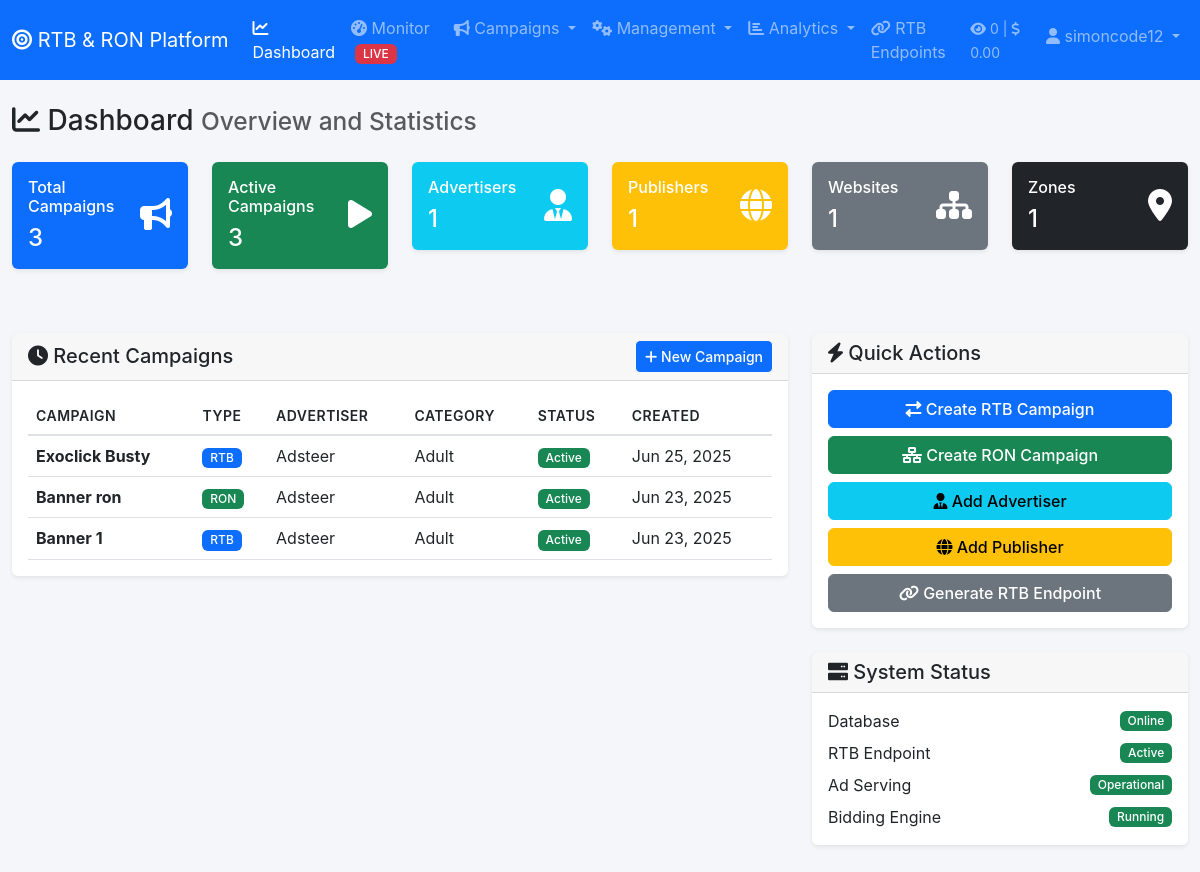
Page /admin/dashboard.php (signed in) on the earlier database version.
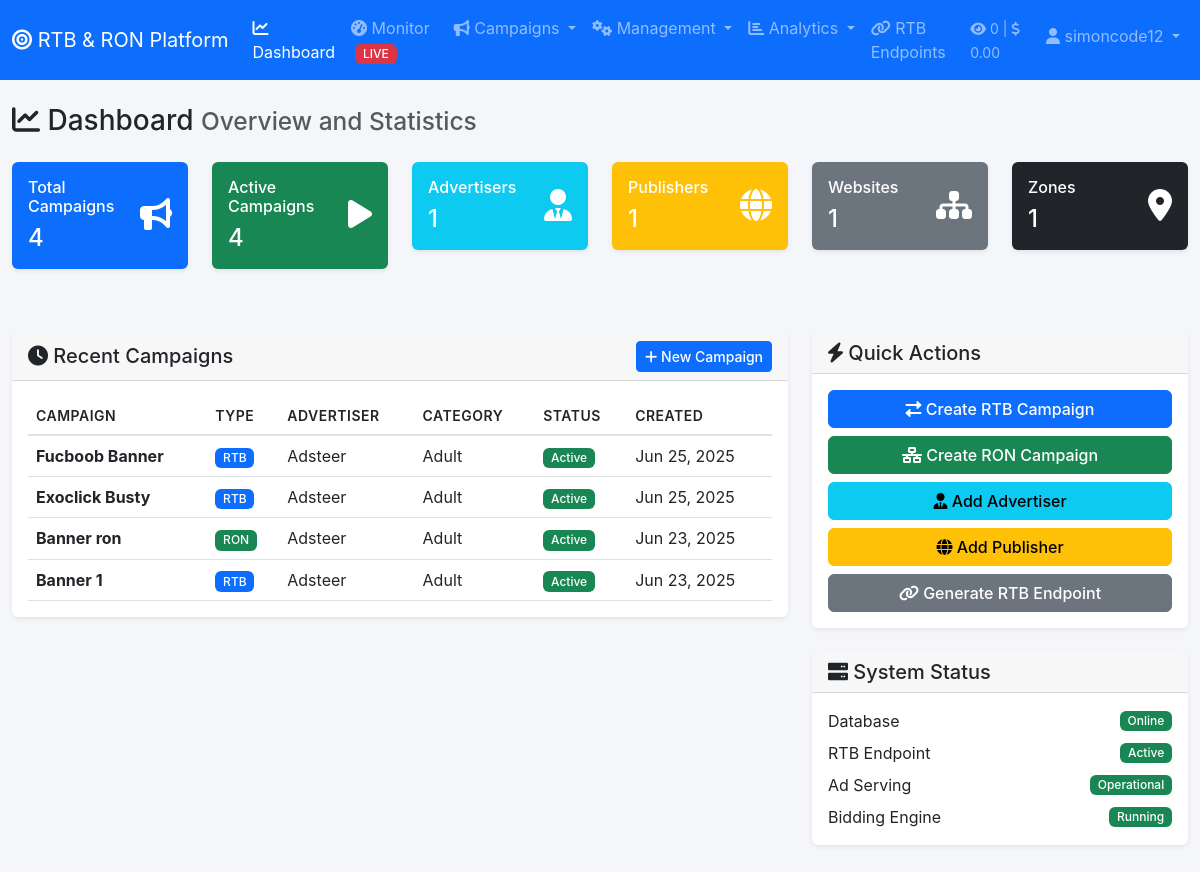
Same page on the later database version.
### tables this page shows
CREATE TABLE `campaigns` (
  `id` int(11) NOT NULL,
  `advertiser_id` int(11) DEFAULT NULL,
  `name` varchar(255) NOT NULL,
  `type` enum('rtb','ron') NOT NULL,
  `category_id` int(11) DEFAULT NULL,
  `bid_type` enum('cpm','cpc','cpv') DEFAULT 'cpm',
  `daily_budget` decimal(10,2) DEFAULT NULL,
  `total_budget` decimal(10,2) DEFAULT NULL,
  `daily_spent` decimal(10,2) DEFAULT 0.00,
  `total_spent` decimal(10,2) DEFAULT 0.00,
  `start_date` date DEFAULT NULL,
  `end_date` date DEFAULT NULL,
  `status` enum('active','paused','completed','pending') DEFAULT 'active',
  `endpoint_url` varchar(500) DEFAULT NULL,
  `target_countries` longtext DEFAULT NULL CHECK (json_valid(`target_countries`)),
  `target_browsers` longtext DEFAULT NULL CHECK (json_valid(`target_browsers`)),
  `target_devices` longtext DEFAULT NULL CHECK (json_valid(`target_devices`)),
  `target_os` longtext DEFAULT NULL CHECK (json_valid(`target_os`)),
  `ad_formats` longtext DEFAULT NULL CHECK (json_valid(`ad_formats`)),
  `banner_sizes` longtext DEFAULT NULL CHECK (json_valid(`banner_sizes`)),
  `created_at` timestamp NULL DEFAULT current_timestamp(),
  `updated_at` timestamp NULL DEFAULT current_timestamp() ON UPDATE current_timestamp()
);

CREATE TABLE `advertisers` (
  `id` int(11) NOT NULL,
  `name` varchar(255) NOT NULL,
  `email` varchar(100) DEFAULT NULL,
  `website` varchar(255) DEFAULT NULL,
  `contact_person` varchar(100) DEFAULT NULL,
  `phone` varchar(20) DEFAULT NULL,
  `balance` decimal(10,2) DEFAULT 0.00,
  `status` enum('active','inactive','pending') DEFAULT 'active',
  `created_at` timestamp NULL DEFAULT current_timestamp(),
  `updated_at` timestamp NULL DEFAULT current_timestamp() ON UPDATE current_timestamp(),
  `notes` text DEFAULT NULL
);

CREATE TABLE `categories` (
  `id` int(11) NOT NULL,
  `name` varchar(100) NOT NULL,
  `description` text DEFAULT NULL,
  `type` enum('adult','mainstream') DEFAULT 'mainstream',
  `status` enum('active','inactive') DEFAULT 'active',
  `created_at` timestamp NULL DEFAULT current_timestamp(),
  `updated_at` timestamp NULL DEFAULT current_timestamp() ON UPDATE current_timestamp()
);

### config/database.php (called while the page is built, shortened)
<?php
function formatNumber($number) {
    return number_format($number);
}
?>

### admin/dashboard.php (the view, shortened to what the changed rows need)
<?php
include 'includes/header.php';
$stats = [
    'total_campaigns' => $pdo->query("SELECT COUNT(*) FROM campaigns")->fetchColumn(),
    'active_campaigns' => $pdo->query("SELECT COUNT(*) FROM campaigns WHERE status = 'active'")->fetchColumn(),
    'total_advertisers' => $pdo->query("SELECT COUNT(*) FROM advertisers WHERE status = 'active'")->fetchColumn(),
    'total_publishers' => $pdo->query("SELECT COUNT(*) FROM publishers WHERE status = 'active'")->fetchColumn(),
    'total_websites' => $pdo->query("SELECT COUNT(*) FROM websites WHERE status = 'active'")->fetchColumn(),
    'total_zones' => $pdo->query("SELECT COUNT(*) FROM zones WHERE status = 'active'")->fetchColumn()
];
$recent_campaigns = $pdo->query("
    SELECT c.*, a.name as advertiser_name, cat.name as category_name
    FROM campaigns c
    LEFT JOIN advertisers a ON c.advertiser_id = a.id
    LEFT JOIN categories cat ON c.category_id = cat.id
    ORDER BY c.created_at DESC
    LIMIT 5
")->fetchAll();
?>
<div class="row">
    <div class="col-12">
        <h1 class="h3 mb-4">
            <i class="fas fa-chart-line"></i> Dashboard
            <small class="text-muted">Overview and Statistics</small>
        </h1>
    </div>
</div>
<div class="row mb-4">
    <div class="col-lg-2 col-md-4 col-sm-6 mb-3">
        <div class="card bg-primary text-white">
            <div class="card-body">
                <div class="d-flex justify-content-between">
                    <div>
                        <h6 class="card-title">Total Campaigns</h6>
                        <h4 class="mb-0"><?php echo formatNumber($stats['total_campaigns']); ?></h4>
                    </div>
                </div>
            </div>
        </div>
    </div>
    <div class="col-lg-2 col-md-4 col-sm-6 mb-3">
        <div class="card bg-success text-white">
            <div class="card-body">
                <div class="d-flex justify-content-between">
                    <div>
                        <h6 class="card-title">Active Campaigns</h6>
                        <h4 class="mb-0"><?php echo formatNumber($stats['active_campaigns']); ?></h4>
                    </div>
                </div>
            </div>
        </div>
    </div>
</div>
<div class="row">
    <div class="col-lg-8 mb-4">
        <div class="card">
            <div class="card-body">
                <?php if (empty($recent_campaigns)): ?>
                    <div class="text-center py-4">
                        <i class="fas fa-bullhorn fa-3x text-muted mb-3"></i>
                        <p class="text-muted">No campaigns created yet.</p>
                        <a href="rtb-sell.php" class="btn btn-primary">Create Your First Campaign</a>
                    </div>
                <?php else: ?>
                    <div class="table-responsive">
                        <table class="table table-hover">
                            <thead>
                                <tr>
                                    <th>Campaign</th>
                                    <th>Type</th>
                                    <th>Advertiser</th>
                                    <th>Category</th>
                                    <th>Status</th>
                                    <th>Created</th>
                                </tr>
                            </thead>
                            <tbody>
                                <?php foreach ($recent_campaigns as $campaign): ?>
                                <tr>
                                    <td>
                                        <strong><?php echo htmlspecialchars($campaign['name']); ?></strong>
                                    </td>
                                    <td>
                                        <span class="badge bg-<?php echo $campaign['type'] == 'rtb' ? 'primary' : 'success'; ?>">
                                            <?php echo strtoupper($campaign['type']); ?>
                                        </span>
                                    </td>
                                    <td><?php echo htmlspecialchars($campaign['advertiser_name'] ?? 'N/A'); ?></td>
                                    <td><?php echo htmlspecialchars($campaign['category_name'] ?? 'N/A'); ?></td>
                                    <td>
                                        <span class="badge bg-<?php
                                            echo $campaign['status'] == 'active' ? 'success' :
                                                ($campaign['status'] == 'paused' ? 'warning' : 'secondary');
                                        ?>">
                                            <?php echo ucfirst($campaign['status']); ?>
                                        </span>
                                    </td>
                                    <td><?php echo date('M j, Y', strtotime($campaign['created_at'])); ?></td>
                                </tr>
                                <?php endforeach; ?>
                            </tbody>
                        </table>
                    </div>
                <?php endif; ?>
            </div>
        </div>
    </div>
</div>
<?php include 'includes/footer.php'; ?>

Differences in the rows shown:
added campaigns: name "Fucboob Banner", type "RTB", advertiser.name "Adsteer", category.name "Adult", status "Active", created_at "Jun 25, 2025"
Other differences:
formatNumber($stats['total_campaigns']): "3" → "4"
formatNumber($stats['active_campaigns']): "3" → "4"
